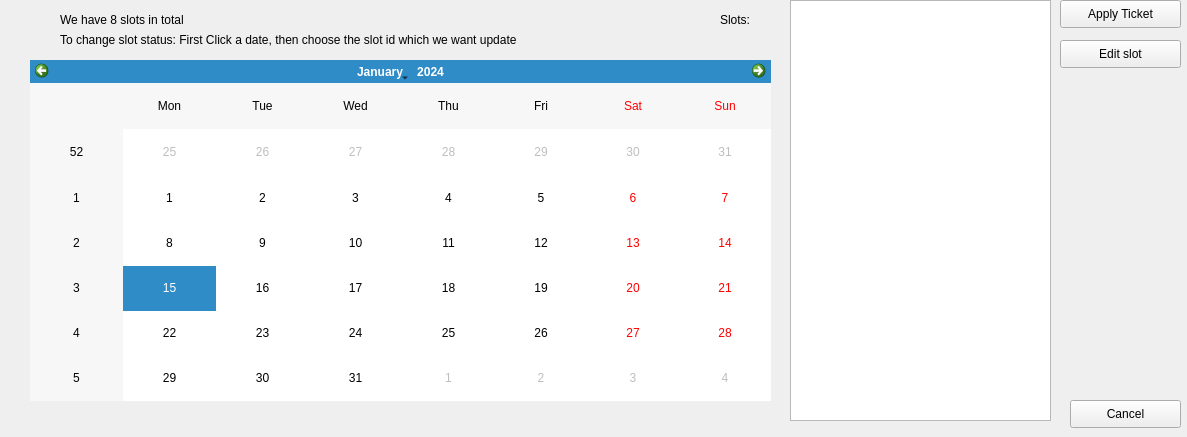
<?xml version="1.0" encoding="UTF-8"?>
<ui version="4.0">
 <class>repairDlg</class>
 <widget class="QWidget" name="repairDlg">
  <property name="geometry">
   <rect>
    <x>0</x>
    <y>0</y>
    <width>1187</width>
    <height>437</height>
   </rect>
  </property>
  <property name="windowTitle">
   <string>Form</string>
  </property>
  <widget class="QPushButton" name="applybtn">
   <property name="geometry">
    <rect>
     <x>1060</x>
     <y>0</y>
     <width>121</width>
     <height>28</height>
    </rect>
   </property>
   <property name="text">
    <string>Apply Ticket</string>
   </property>
  </widget>
  <widget class="QPushButton" name="cancelbtn">
   <property name="geometry">
    <rect>
     <x>1070</x>
     <y>400</y>
     <width>111</width>
     <height>28</height>
    </rect>
   </property>
   <property name="text">
    <string>Cancel</string>
   </property>
  </widget>
  <widget class="QTableView" name="tableView">
   <property name="geometry">
    <rect>
     <x>790</x>
     <y>0</y>
     <width>261</width>
     <height>421</height>
    </rect>
   </property>
  </widget>
  <widget class="QLabel" name="label">
   <property name="geometry">
    <rect>
     <x>720</x>
     <y>10</y>
     <width>69</width>
     <height>19</height>
    </rect>
   </property>
   <property name="text">
    <string>Slots:</string>
   </property>
  </widget>
  <widget class="QLabel" name="label_2">
   <property name="geometry">
    <rect>
     <x>60</x>
     <y>10</y>
     <width>621</width>
     <height>19</height>
    </rect>
   </property>
   <property name="text">
    <string>We have 8 slots in total</string>
   </property>
  </widget>
  <widget class="QLabel" name="label_3">
   <property name="geometry">
    <rect>
     <x>60</x>
     <y>30</y>
     <width>651</width>
     <height>19</height>
    </rect>
   </property>
   <property name="text">
    <string>To change slot status: First Click a date, then choose the slot id which we want update</string>
   </property>
  </widget>
  <widget class="QCalendarWidget" name="calendarWidget">
   <property name="geometry">
    <rect>
     <x>30</x>
     <y>60</y>
     <width>741</width>
     <height>341</height>
    </rect>
   </property>
  </widget>
  <widget class="QPushButton" name="editbtn">
   <property name="geometry">
    <rect>
     <x>1060</x>
     <y>40</y>
     <width>121</width>
     <height>28</height>
    </rect>
   </property>
   <property name="text">
    <string>Edit slot</string>
   </property>
  </widget>
 </widget>
 <resources/>
 <connections/>
</ui>
